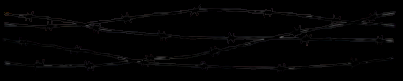
%> input picture hangRao.png, 403 x 81 px
$ octave --eval "result = LoadImageOther;"   (GNU Octave 9; MATLAB toolbox functions it lacks are replaced by stand-ins)
%> lines starting %> are read from the running program, lines starting %| are printed output that depends on the picture
function [v_ImageFence,v_AlphaFence, v_ImageHome,v_AlphaHome]=LoadImageOther()

[v_ImageFence, ~, v_AlphaFence]	= imread('hangRao.png');
%> v_ImageFence is the input picture: size 81x403x3 uint8; mean R, G, B 2.8, 2.6, 2.8
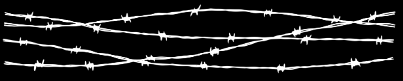
%> v_AlphaFence: size 81x403 uint8; min 0, max 255, mean 28.3
v_ImageFence = imresize(v_ImageFence, [100 100], 'lanczos3' );
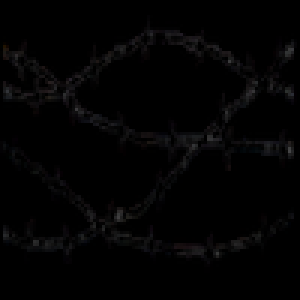
%> v_ImageFence: size 100x100x3 uint8 (shown 3 times larger); mean R, G, B 2.9, 2.7, 2.9
v_AlphaFence = imresize(v_AlphaFence, [100 100], 'lanczos3' );
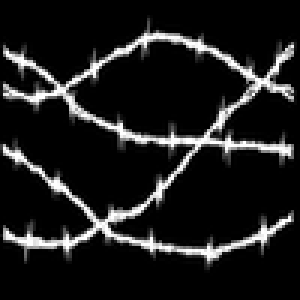
%> v_AlphaFence: size 100x100 uint8 (shown 3 times larger); min 0, max 255, mean 28.7

[v_ImageHome, ~, v_AlphaHome]	= imread('6186627.png');
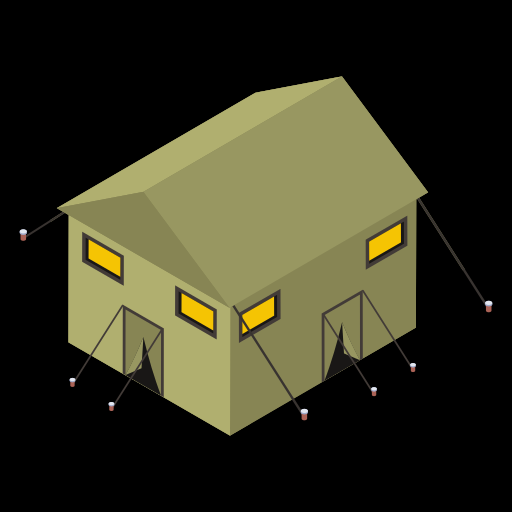
%> input picture 6186627.png, 512 x 512 px
%> v_ImageHome is the input picture: size 512x512x3 uint8; mean R, G, B 51.8, 50.7, 31.6
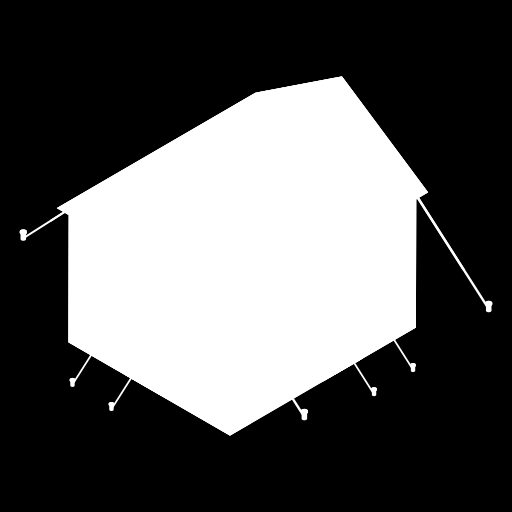
%> v_AlphaHome: size 512x512 uint8; min 0, max 255, mean 88.7
v_ImageHome = imresize(v_ImageHome, [100 100], 'lanczos3' );
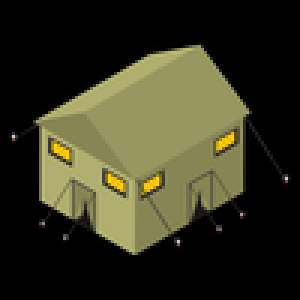
%> v_ImageHome: size 100x100x3 uint8 (shown 3 times larger); mean R, G, B 51.9, 50.9, 31.7
v_AlphaHome = imresize(v_AlphaHome, [100 100], 'lanczos3' );
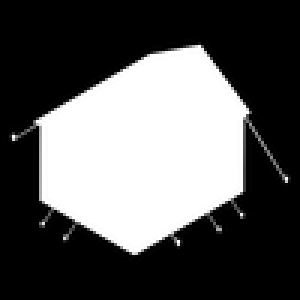
%> v_AlphaHome: size 100x100 uint8 (shown 3 times larger); min 0, max 255, mean 88.8
